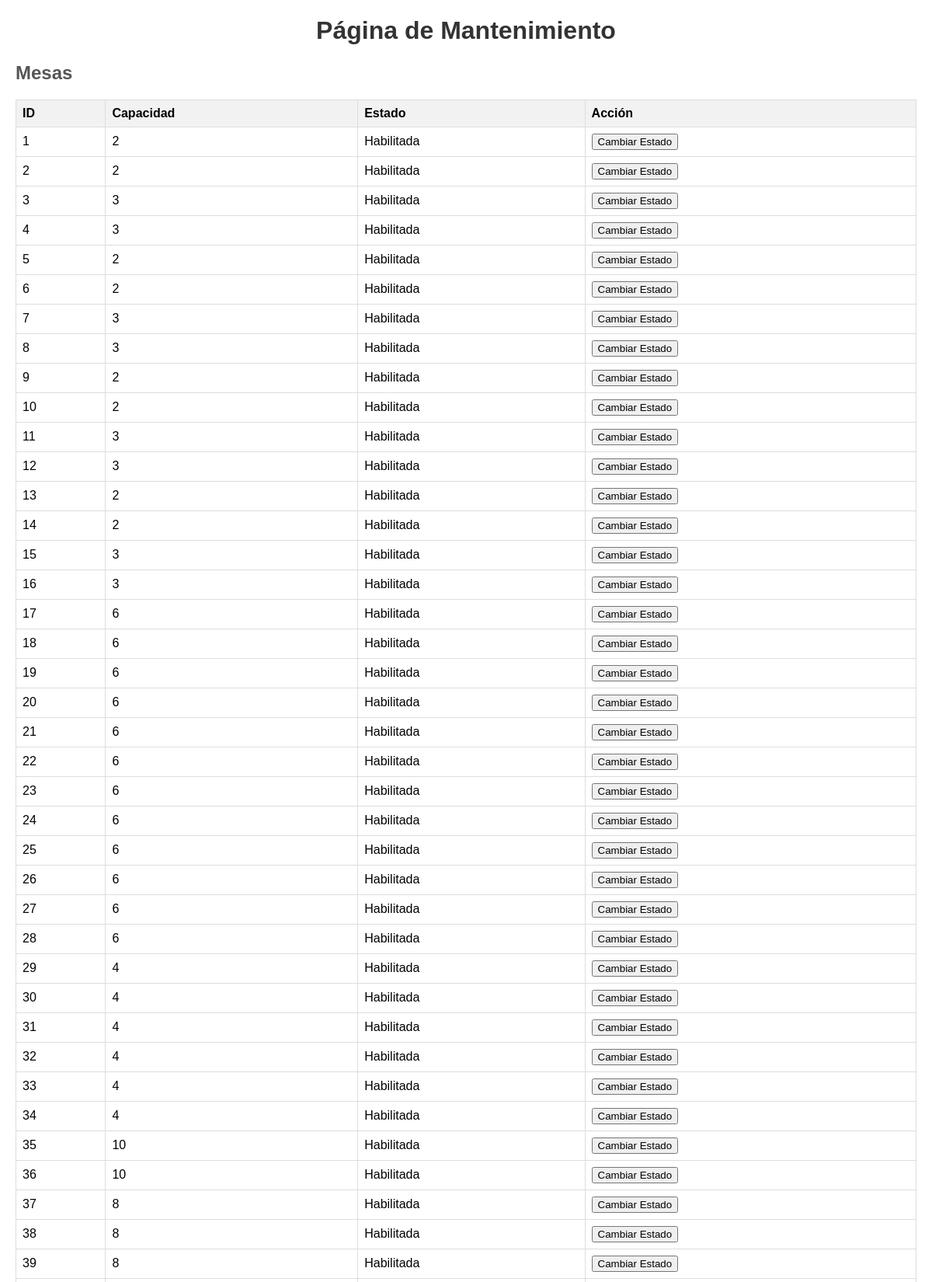
Screenshot of /mantenimiento.php (upper part) with the database file from the repository.
### tables this page shows
CREATE TABLE tbl_mesa (
    id_mesa INT PRIMARY KEY AUTO_INCREMENT,
    id_sala INT,
    capacidad INT NOT NULL,
    ocupada BOOLEAN NOT NULL DEFAULT FALSE,
    ocupacion_maxima INT NOT NULL DEFAULT 0,
    habilitada BOOLEAN NOT NULL DEFAULT TRUE,
    FOREIGN KEY (id_sala) REFERENCES tbl_sala(id_sala)
);

### mantenimiento.php (the view, shortened to what this page needs)
<?php
try {
    include_once('./inc/conexion.php');
    $stmt_mesas = $conn->query("SELECT * FROM tbl_mesa");
} catch (PDOException $e) {
    echo "Error de conexión: " . $e->getMessage();
}
?>
<!DOCTYPE html>
<html lang="es">
<head>
</head>
<body>
    <h1>Página de Mantenimiento</h1>
    <h2>Mesas</h2>
    <table border="1">
        <tr>
            <th>ID</th>
            <th>Capacidad</th>
            <th>Estado</th>
            <th>Acción</th>
        </tr>
        <?php while ($row = $stmt_mesas->fetch(PDO::FETCH_ASSOC)) : ?>
            <tr>
                <td><?= $row["id_mesa"] ?></td>
                <td><?= $row["capacidad"] ?></td>
                <td><?= $row["habilitada"] ? "Habilitada" : "Deshabilitada" ?></td>
                <td>
                    <form method="post" class="toggle-form">
                        <button class="toggle-button" data-id="<?= $row["id_mesa"] ?>" data-url="deshabilitar.php" data-type="mesa">Cambiar Estado</button>
                    </form>
                </td>
            </tr>
        <?php endwhile; ?>
    </table>
</body>
</html>

### mantenimiento.php (style rules this page uses)
body { font-family: Arial, sans-serif; margin: 20px; }
h1 { text-align: center; color: #333; }
h2 { color: #555; }
table { width: 100%; border-collapse: collapse; margin-bottom: 20px; }
th, td { border: 1px solid #ddd; padding: 8px; text-align: left; }
th { background-color: #f2f2f2; }
form { display: inline-block; }

### rows the page displays
tbl_mesa: id_mesa "1", capacidad "2", habilitada "Habilitada"
tbl_mesa: id_mesa "2", capacidad "2", habilitada "Habilitada"
tbl_mesa: id_mesa "3", capacidad "3", habilitada "Habilitada"
tbl_mesa: id_mesa "4", capacidad "3", habilitada "Habilitada"
tbl_mesa: id_mesa "5", capacidad "2", habilitada "Habilitada"
tbl_mesa: id_mesa "6", capacidad "2", habilitada "Habilitada"
tbl_mesa: id_mesa "7", capacidad "3", habilitada "Habilitada"
tbl_mesa: id_mesa "8", capacidad "3", habilitada "Habilitada"
tbl_mesa: id_mesa "9", capacidad "2", habilitada "Habilitada"
tbl_mesa: id_mesa "10", capacidad "2", habilitada "Habilitada"
tbl_mesa: id_mesa "11", capacidad "3", habilitada "Habilitada"
tbl_mesa: id_mesa "12", capacidad "3", habilitada "Habilitada"
tbl_mesa: id_mesa "13", capacidad "2", habilitada "Habilitada"
tbl_mesa: id_mesa "14", capacidad "2", habilitada "Habilitada"
tbl_mesa: id_mesa "15", capacidad "3", habilitada "Habilitada"
tbl_mesa: id_mesa "16", capacidad "3", habilitada "Habilitada"
tbl_mesa: id_mesa "17", capacidad "6", habilitada "Habilitada"
tbl_mesa: id_mesa "18", capacidad "6", habilitada "Habilitada"
tbl_mesa: id_mesa "19", capacidad "6", habilitada "Habilitada"
tbl_mesa: id_mesa "20", capacidad "6", habilitada "Habilitada"
tbl_mesa: id_mesa "21", capacidad "6", habilitada "Habilitada"
tbl_mesa: id_mesa "22", capacidad "6", habilitada "Habilitada"
tbl_mesa: id_mesa "23", capacidad "6", habilitada "Habilitada"
tbl_mesa: id_mesa "24", capacidad "6", habilitada "Habilitada"
tbl_mesa: id_mesa "25", capacidad "6", habilitada "Habilitada"
tbl_mesa: id_mesa "26", capacidad "6", habilitada "Habilitada"
tbl_mesa: id_mesa "27", capacidad "6", habilitada "Habilitada"
tbl_mesa: id_mesa "28", capacidad "6", habilitada "Habilitada"
tbl_mesa: id_mesa "29", capacidad "4", habilitada "Habilitada"
tbl_mesa: id_mesa "30", capacidad "4", habilitada "Habilitada"
tbl_mesa: id_mesa "31", capacidad "4", habilitada "Habilitada"
tbl_mesa: id_mesa "32", capacidad "4", habilitada "Habilitada"
tbl_mesa: id_mesa "33", capacidad "4", habilitada "Habilitada"
tbl_mesa: id_mesa "34", capacidad "4", habilitada "Habilitada"
tbl_mesa: id_mesa "35", capacidad "10", habilitada "Habilitada"
tbl_mesa: id_mesa "36", capacidad "10", habilitada "Habilitada"
tbl_mesa: id_mesa "37", capacidad "8", habilitada "Habilitada"
tbl_mesa: id_mesa "38", capacidad "8", habilitada "Habilitada"
tbl_mesa: id_mesa "39", capacidad "8", habilitada "Habilitada"
